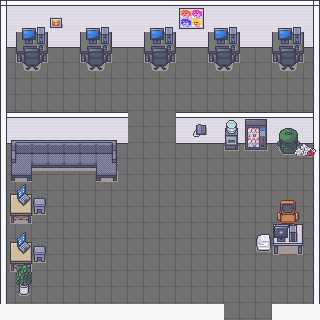

A level layout from a 2D game, rendered from its tile map. Below: a short description, then the map file with its tile-grid data intact:
An orthogonal 20x20 tile map with 16x16 px tiles, 6 tile layers (Tile Layer 1, Tile Layer 2, Tile Layer 3, Tile Layer 5, ...), 3 tilesets.

<map version="1.10" tiledversion="1.10.1" orientation="orthogonal" renderorder="right-down" width="20" height="20" tilewidth="16" tileheight="16" infinite="0" nextlayerid="8" nextobjectid="1">
 <tileset firstgid="1" source="../TileMaps/Room_Builder_Office_16x16.tsx" />
 <tileset firstgid="225" source="../TileMaps/Office_walls_floors_16x16.tsx" />
 <tileset firstgid="417" source="../TileMaps/Office_interiors_16x16.tsx" />
 <layer id="1" name="Tile Layer 1" width="20" height="20">
  <data encoding="csv">
177,178,178,178,178,178,178,178,178,178,178,178,178,178,178,178,178,178,178,179,
181,182,182,182,182,182,182,182,182,182,182,182,182,182,182,182,182,182,182,183,
193,194,194,194,194,194,194,194,194,194,194,194,194,194,194,194,194,194,194,195,
392,392,392,392,392,392,392,392,392,392,392,392,392,392,392,392,392,392,392,392,
392,392,392,392,392,392,392,392,392,392,392,392,392,392,392,392,392,392,392,392,
392,392,392,392,392,392,392,392,392,392,392,392,392,392,392,392,392,392,392,392,
392,392,392,392,392,392,392,392,392,392,392,392,392,392,392,392,392,392,392,392,
177,178,178,178,178,178,178,178,392,392,392,178,178,178,178,178,178,178,178,179,
193,194,194,194,194,194,194,194,392,392,392,194,194,194,194,194,194,194,194,195,
392,392,392,392,392,392,392,392,392,392,392,392,392,392,392,392,392,392,392,392,
392,392,392,392,392,392,392,392,392,392,392,392,392,392,392,392,392,392,392,392,
392,392,392,392,392,392,392,392,392,392,392,392,392,392,392,392,392,392,392,392,
392,392,392,392,392,392,392,392,392,392,392,392,392,392,392,392,392,392,392,392,
392,392,392,392,392,392,392,392,392,392,392,392,392,392,392,392,392,392,392,392,
392,392,392,392,392,392,392,392,392,392,392,392,392,392,392,392,392,392,392,392,
392,392,392,392,392,392,392,392,392,392,392,392,392,392,392,392,392,392,392,392,
392,392,392,392,392,392,392,392,392,392,392,392,392,392,392,392,392,392,392,392,
392,392,392,392,392,392,392,392,392,392,392,392,392,392,392,392,392,392,392,392,
392,392,392,392,392,392,392,392,392,392,392,392,392,392,392,392,392,392,392,392,
392,392,392,392,392,392,392,392,392,392,392,392,392,392,392,392,392,392,392,392
</data>
 </layer>
 <layer id="2" name="Tile Layer 2" width="20" height="20">
  <data encoding="csv">
26,0,0,0,0,0,0,0,0,0,0,0,0,0,0,0,0,0,0,24,
3,0,0,0,0,0,0,0,0,0,0,0,0,0,0,0,0,0,0,4,
3,0,0,0,0,0,0,0,0,0,0,0,0,0,0,0,0,0,0,4,
3,0,0,0,0,0,0,0,0,0,0,0,0,0,0,0,0,0,0,4,
3,0,0,0,0,0,0,0,0,0,0,0,0,0,0,0,0,0,0,4,
3,0,0,0,0,0,0,0,0,0,0,0,0,0,0,0,0,0,0,4,
3,0,0,0,0,0,0,0,0,0,0,0,0,0,0,0,0,0,0,4,
3,0,0,0,0,0,0,0,0,0,0,0,0,0,0,0,0,0,0,4,
3,0,0,0,0,0,0,0,0,0,0,0,0,0,0,0,0,0,0,4,
3,0,0,0,0,0,0,0,0,0,0,0,0,0,0,0,0,0,0,4,
3,0,0,0,0,0,0,0,0,0,0,0,0,0,0,0,0,0,0,4,
3,0,0,0,0,0,0,0,0,0,0,0,0,0,0,0,0,0,0,4,
3,0,0,0,0,0,0,0,0,0,0,0,0,0,0,0,0,0,0,4,
3,0,0,0,0,0,0,0,0,0,0,0,0,0,0,0,0,0,0,4,
3,0,0,0,0,0,0,0,0,0,0,0,0,0,0,0,0,0,0,4,
3,0,0,0,0,0,0,0,0,0,0,0,0,0,0,0,0,0,0,4,
3,0,0,0,0,0,0,0,0,0,0,0,0,0,0,0,0,0,0,4,
3,0,0,0,0,0,0,0,0,0,0,0,0,0,0,0,0,0,0,4,
3,0,0,0,0,0,0,0,0,0,0,0,0,0,0,0,0,0,0,4,
60,60,60,60,60,60,60,60,60,60,60,60,60,60,0,0,392,60,60,60
</data>
 </layer>
 <layer id="3" name="Tile Layer 3" width="20" height="20">
  <data encoding="csv">
0,0,0,0,0,0,0,0,0,0,0,0,0,0,0,0,0,0,0,0,
0,0,0,0,0,0,0,0,0,0,0,0,0,0,0,0,0,0,0,0,
0,709,710,0,0,709,710,0,0,709,710,0,0,709,710,0,0,709,710,0,
0,731,732,0,0,731,732,0,0,731,732,0,0,731,732,0,0,731,732,0,
0,0,0,0,0,0,0,0,0,0,0,0,0,0,0,0,0,0,0,0,
0,0,0,0,0,0,0,0,0,0,0,0,0,0,0,0,0,0,0,0,
0,0,0,0,0,0,0,0,0,0,0,0,0,0,0,0,0,0,0,0,
0,0,0,0,0,0,0,0,0,0,0,0,0,0,0,0,0,0,0,0,
0,0,0,0,0,0,0,0,0,0,0,0,0,0,0,0,0,815,816,0,
0,0,0,0,0,0,0,0,0,0,0,0,0,0,0,0,0,837,838,0,
0,0,0,0,0,0,0,0,0,0,0,0,0,0,0,0,0,0,0,0,
0,0,0,0,0,0,0,0,0,0,0,0,0,0,0,0,0,0,0,0,
0,0,0,0,0,0,0,0,0,0,0,0,0,0,0,0,0,0,0,0,
0,0,0,0,0,0,0,0,0,0,0,0,0,0,0,0,0,0,0,0,
0,0,0,0,0,0,0,0,0,0,0,0,0,0,0,0,0,0,0,0,
0,0,0,0,0,0,0,0,0,0,0,0,0,0,0,0,0,0,0,0,
0,0,0,0,0,0,0,0,0,0,0,0,0,0,0,0,0,0,0,0,
0,0,0,0,0,0,0,0,0,0,0,0,0,0,0,0,0,0,0,0,
0,0,0,0,0,0,0,0,0,0,0,0,0,0,0,0,0,0,0,0,
0,0,0,0,0,0,0,0,0,0,0,0,0,0,0,0,0,0,0,0
</data>
 </layer>
 <layer id="5" name="Tile Layer 5" width="20" height="20">
  <data encoding="csv">
0,0,0,0,0,0,0,0,0,0,0,495,496,0,0,0,0,0,0,0,
0,502,503,469,0,502,503,0,0,502,503,517,518,502,503,0,0,502,503,0,
0,524,525,0,0,524,525,0,0,524,525,0,0,524,525,0,0,524,525,0,
0,546,547,0,0,546,547,0,0,546,547,0,0,546,547,0,0,546,547,0,
0,0,0,0,0,0,0,0,0,0,0,0,0,0,0,0,0,0,0,0,
0,0,0,0,0,0,0,0,0,0,0,0,0,0,0,0,0,0,0,0,
0,0,0,0,0,0,0,0,0,0,0,0,0,0,0,0,0,0,0,0,
0,0,0,0,0,0,0,0,0,0,0,0,433,0,785,719,720,0,0,0,
802,803,804,804,804,804,805,806,0,0,0,0,455,0,807,741,742,0,0,0,
824,825,826,826,826,826,827,828,0,0,0,0,0,0,829,763,764,0,794,795,
846,847,848,848,848,848,849,850,0,0,0,0,0,0,0,0,0,0,0,0,
868,869,0,0,0,0,871,872,0,0,0,0,0,0,0,0,0,0,0,0,
637,638,0,0,0,0,0,0,0,0,0,0,0,0,0,0,0,645,646,0,
659,660,0,0,0,0,0,0,0,0,0,0,0,0,0,0,0,667,668,0,
0,0,0,0,0,0,0,0,0,0,0,0,0,0,0,0,0,689,690,0,
637,638,0,0,0,0,0,0,0,0,0,0,0,0,0,0,0,0,0,0,
659,660,0,0,0,0,0,0,0,0,0,0,0,0,0,0,0,0,0,0,
0,0,0,0,0,0,0,0,0,0,0,0,0,0,0,0,0,0,0,0,
0,0,0,0,0,0,0,0,0,0,0,0,0,0,0,0,0,0,0,0,
0,0,0,0,0,0,0,0,0,0,0,0,0,0,0,0,0,0,0,0
</data>
 </layer>
 <layer id="4" name="Tile Layer 4" width="20" height="20">
  <data encoding="csv">
0,0,0,0,0,0,0,0,0,0,0,0,0,0,0,0,0,0,0,0,
0,0,0,0,0,0,0,0,0,0,0,0,0,0,0,0,0,0,0,0,
0,0,0,0,0,0,0,0,0,0,0,0,0,0,0,0,0,0,0,0,
0,759,760,0,0,759,760,0,0,759,760,0,0,759,760,0,0,759,760,0,
0,781,782,0,0,781,782,0,0,781,782,0,0,781,782,0,0,781,782,0,
0,0,0,0,0,0,0,0,0,0,0,0,0,0,0,0,0,0,0,0,
0,0,0,0,0,0,0,0,0,0,0,0,0,0,0,0,0,0,0,0,
0,0,0,0,0,0,0,0,0,0,0,0,0,0,0,0,0,0,0,0,
0,0,0,0,0,0,0,0,0,0,0,0,0,0,0,0,0,0,0,0,
0,0,0,0,0,0,0,0,0,0,0,0,0,0,0,0,0,0,0,0,
0,0,0,0,0,0,0,0,0,0,0,0,0,0,0,0,0,0,0,0,
0,568,0,0,0,0,0,0,0,0,0,0,0,0,0,0,0,0,0,0,
0,590,830,0,0,0,0,0,0,0,0,0,0,0,0,0,0,0,0,0,
0,0,852,0,0,0,0,0,0,0,0,0,0,0,0,0,0,0,0,0,
0,568,0,0,0,0,0,0,0,0,0,0,0,0,0,0,0,531,532,0,
0,590,830,0,0,0,0,0,0,0,0,0,0,0,0,0,0,553,554,0,
0,787,852,0,0,0,0,0,0,0,0,0,0,0,0,0,0,0,0,0,
0,809,0,0,0,0,0,0,0,0,0,0,0,0,0,0,0,0,0,0,
0,831,0,0,0,0,0,0,0,0,0,0,0,0,0,0,0,0,0,0,
0,0,0,0,0,0,0,0,0,0,0,0,0,0,0,0,0,0,0,0
</data>
 </layer>
 <layer id="6" name="Tile Layer 6" width="20" height="20">
  <data encoding="csv">
0,0,0,0,0,0,0,0,0,0,0,0,0,0,0,0,0,0,0,0,
0,0,0,0,0,0,0,0,0,0,0,0,0,0,0,0,0,0,0,0,
0,0,0,0,0,0,0,0,0,0,0,0,0,0,0,0,0,0,0,0,
0,0,0,0,0,0,0,0,0,0,0,0,0,0,0,0,0,0,0,0,
0,0,0,0,0,0,0,0,0,0,0,0,0,0,0,0,0,0,0,0,
0,0,0,0,0,0,0,0,0,0,0,0,0,0,0,0,0,0,0,0,
0,0,0,0,0,0,0,0,0,0,0,0,0,0,0,0,0,0,0,0,
0,0,0,0,0,0,0,0,0,0,0,0,0,0,0,0,0,0,0,0,
0,0,0,0,0,0,0,0,0,0,0,0,0,0,0,0,0,0,0,0,
0,0,0,0,0,0,0,0,0,0,0,0,0,0,0,0,0,0,0,0,
0,0,0,0,0,0,0,0,0,0,0,0,0,0,0,0,0,0,0,0,
0,0,0,0,0,0,0,0,0,0,0,0,0,0,0,0,0,0,0,0,
0,0,0,0,0,0,0,0,0,0,0,0,0,0,0,0,0,0,0,0,
0,0,0,0,0,0,0,0,0,0,0,0,0,0,0,0,0,0,0,0,
0,0,0,0,0,0,0,0,0,0,0,0,0,0,0,0,701,458,459,0,
0,0,0,0,0,0,0,0,0,0,0,0,0,0,0,0,723,480,481,0,
0,0,0,0,0,0,0,0,0,0,0,0,0,0,0,0,0,0,0,0,
0,0,0,0,0,0,0,0,0,0,0,0,0,0,0,0,0,0,0,0,
0,0,0,0,0,0,0,0,0,0,0,0,0,0,0,0,0,0,0,0,
0,0,0,0,0,0,0,0,0,0,0,0,0,0,0,0,0,0,0,0
</data>
 </layer>
</map>
